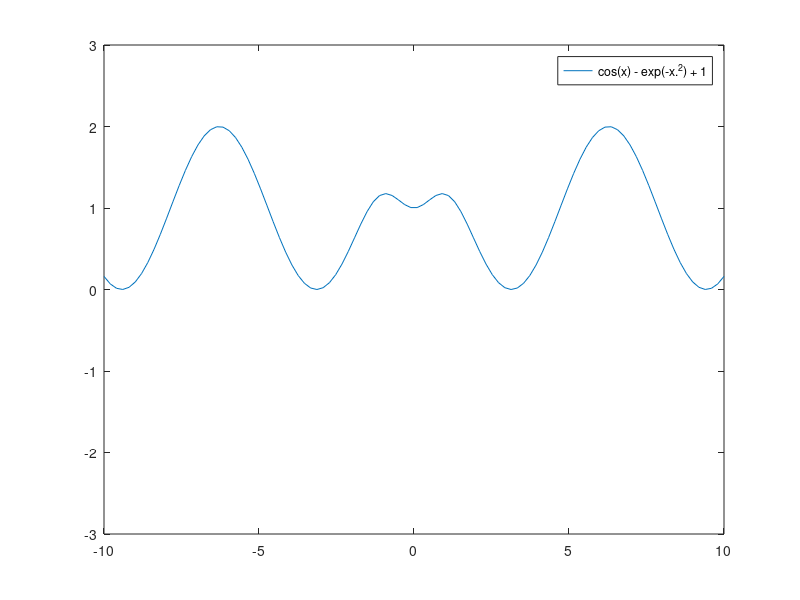

The MATLAB script that drew this image:
%graphs
clear all
close all

x = linspace(-10,10,100);
f_1 = (exp(2.*x-1) - (2.*x.^2) - 1/2);
f_2 = (cos(x) - exp(-x.^2) + 1);
f_3 = x.^5 - 9.*x.^4 - x.^3 + 17.*x.^2 - 8.*x - 8;


%plot(x,f_1);
plot(x,f_2);
%plot(x,f_3);
axis([-10 10 -3 3]);
legend('cos(x) - exp(-x.^2) + 1');
%'exp(2.*x-1) - (2.*x.^2) - 1/2', 'cos(x) - exp(-x.^2) + 1', 'x^5 - 9*x^4 - x^3 + 17*x^2 - 8*x - 8','Location','Southwest');